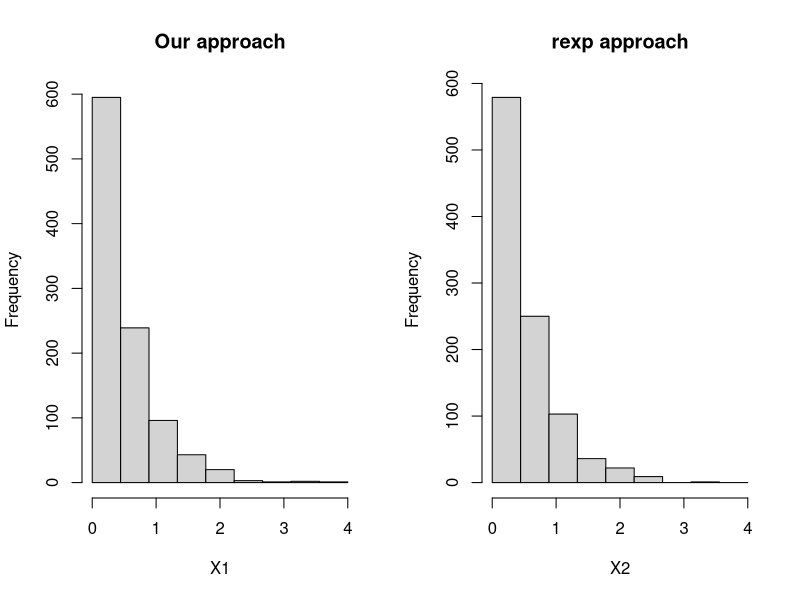
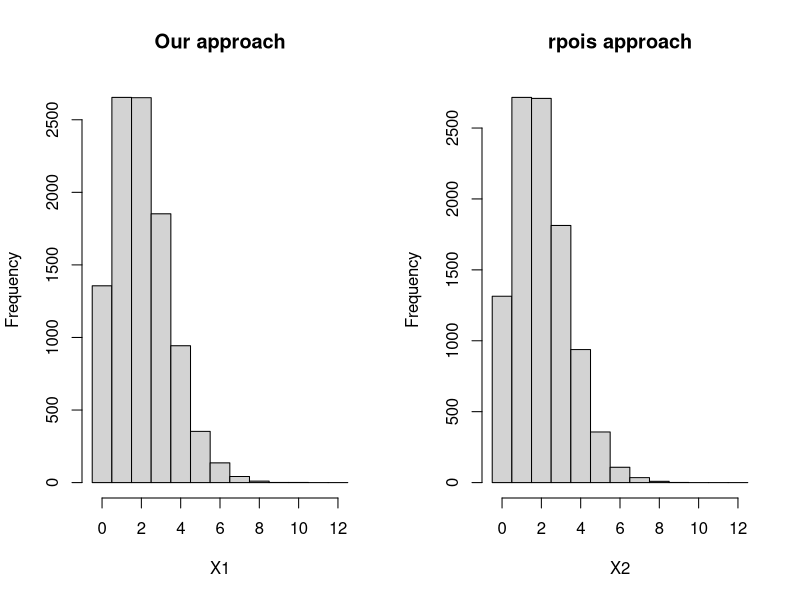
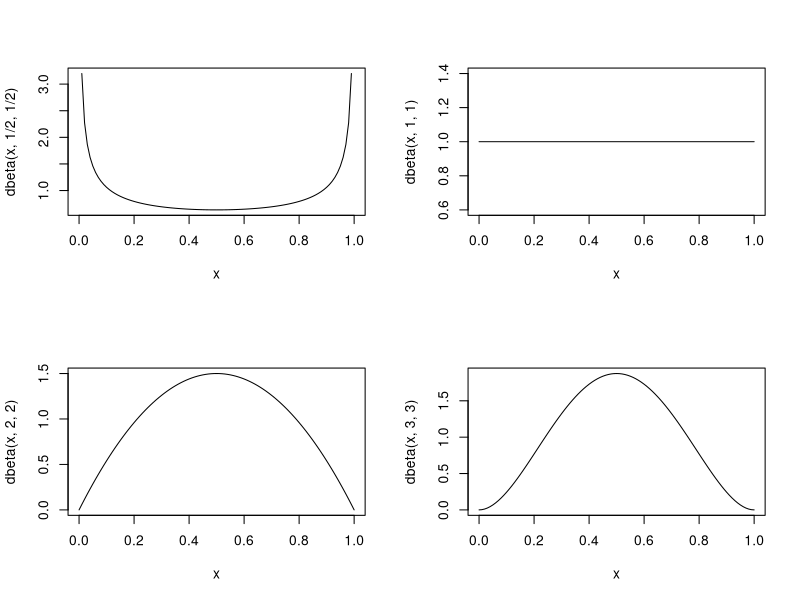
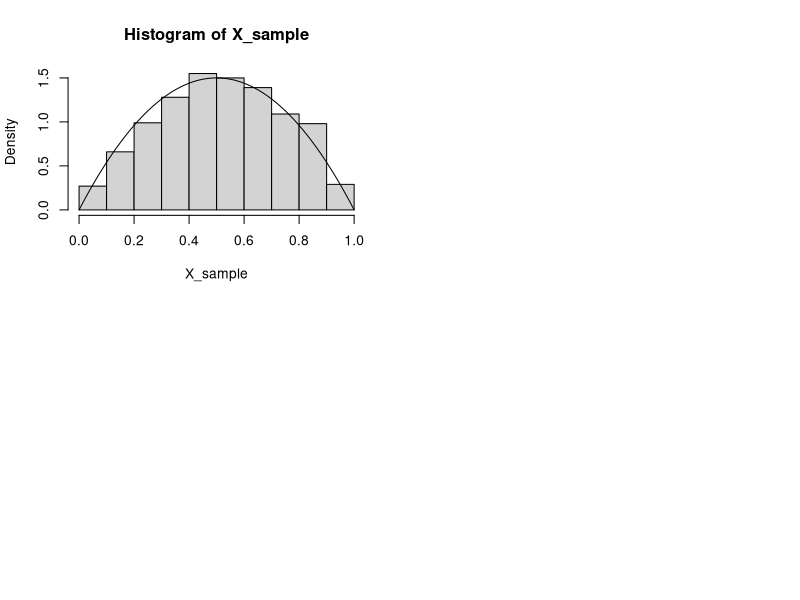

The R script that drew these images, in order:
## ---- chunk 1
set.seed(440)
sim_exp<-function(n,lambda=1){
  U<-runif(n)
  return(-log(1-U)/lambda)
}
n<-1000
X1<-sim_exp(n=n,lambda=2)
X2<-rexp(n=n,rate=2)
breaks= seq(0,4,length=10)
par(mfrow=c(1,2))
hist(X1,main="Our approach",breaks=breaks)
hist(X2,main="rexp approach",breaks=breaks)
## ---- chunk 2
sim_pois<-function(n,lambda){
  pos_val<-0:floor(lambda+1000*sqrt(lambda)) #very far from mean 
  dens_val<-dpois(pos_val,lambda=lambda)
  cdf_val<-cumsum(dens_val)
  U<-runif(n)
  X<-numeric(n)
  for(i in 1:n){
    X[i] = sum(U[i]>cdf_val)
  }
  return(X)
}
## ---- chunk 3
n<-10000
X1<-sim_pois(n,lambda=2)
X2<-rpois(n,lambda=2)

breaks<- (-0.5):12.5 #We know where we want bars, so we have to force it.
par(mfrow=c(1,2))
hist(X1,main="Our approach",breaks=breaks)
hist(X2,main="rpois approach",breaks=breaks)
## ---- chunk 4
par(mfrow=c(2,2))
curve(dbeta(x,1/2,1/2),from=0,to=1)
curve(dbeta(x,1,1),from=0,to=1)
curve(dbeta(x,2,2),from=0,to=1)
curve(dbeta(x,3,3),from=0,to=1)
## ---- chunk 5
alpha<-2
c<- beta(alpha,alpha)^(-1) * 2^(2*(1-alpha))
accept_fun<-function(y){dbeta(y,alpha,alpha)/c}
n<-1000
X_sample<-numeric(n)
current_n<-1
total_rep<-0
while(current_n<=n){
  y<-runif(1,min=0,max=1)
  A_or_R<-rbinom(1,1,accept_fun(y))
  if(A_or_R==1){
    X_sample[current_n] = y
    current_n<-current_n+1
  }
  total_rep<-total_rep+1
}
total_rep
current_n
length(X_sample)
## ---- chunk 6
hist(X_sample,prob=TRUE)
curve(dbeta(x,alpha,alpha),from=0,to=1,add=TRUE)
